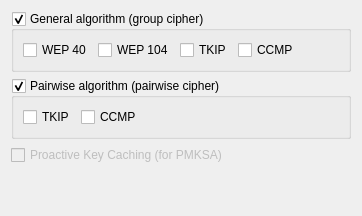
     <widget class="QWidget" name="encTab">
      <attribute name="title">
       <string>Encryption</string>
      </attribute>
      <layout class="QVBoxLayout" name="verticalLayout_2">
       <item>
        <widget class="QGroupBox" name="grpCipGroup">
         <property name="title">
          <string>General algorithm (group cipher)</string>
         </property>
         <property name="checkable">
          <bool>true</bool>
         </property>
         <layout class="QHBoxLayout" name="horizontalLayout_2">
          <item>
           <widget class="QCheckBox" name="grpCipWEP40Check">
            <property name="text">
             <string>WEP 40</string>
            </property>
           </widget>
          </item>
          <item>
           <widget class="QCheckBox" name="grpCipWEP104Check">
            <property name="text">
             <string>WEP 104</string>
            </property>
           </widget>
          </item>
          <item>
           <widget class="QCheckBox" name="grpCipTKIPCheck">
            <property name="text">
             <string>TKIP</string>
            </property>
           </widget>
          </item>
          <item>
           <widget class="QCheckBox" name="grpCipCCMPCheck">
            <property name="text">
             <string>CCMP</string>
            </property>
           </widget>
          </item>
          <item>
           <spacer name="grpCipSpacer">
            <property name="orientation">
             <enum>Qt::Horizontal</enum>
            </property>
            <property name="sizeHint" stdset="0">
             <size>
              <width>40</width>
              <height>20</height>
             </size>
            </property>
           </spacer>
          </item>
         </layout>
        </widget>
       </item>
       <item>
        <widget class="QGroupBox" name="prwCipGroup">
         <property name="title">
          <string>Pairwise algorithm (pairwise cipher)</string>
         </property>
         <property name="checkable">
          <bool>true</bool>
         </property>
         <layout class="QHBoxLayout" name="horizontalLayout">
          <item>
           <widget class="QCheckBox" name="prwCipTKIPCheck">
            <property name="text">
             <string>TKIP</string>
            </property>
           </widget>
          </item>
          <item>
           <widget class="QCheckBox" name="prwCipCCMPCheck">
            <property name="text">
             <string>CCMP</string>
            </property>
           </widget>
          </item>
          <item>
           <spacer name="prwCipSpacer">
            <property name="orientation">
             <enum>Qt::Horizontal</enum>
            </property>
            <property name="sizeHint" stdset="0">
             <size>
              <width>40</width>
              <height>20</height>
             </size>
            </property>
           </spacer>
          </item>
         </layout>
        </widget>
       </item>
       <item>
        <widget class="QCheckBox" name="proativeCheck">
         <property name="enabled">
          <bool>false</bool>
         </property>
         <property name="text">
          <string>Proactive Key Caching (for PMKSA)</string>
         </property>
        </widget>
       </item>
       <item>
        <spacer name="verticalSpacer">
         <property name="orientation">
          <enum>Qt::Vertical</enum>
         </property>
         <property name="sizeHint" stdset="0">
          <size>
           <width>20</width>
           <height>40</height>
          </size>
         </property>
        </spacer>
       </item>
      </layout>
     </widget>
